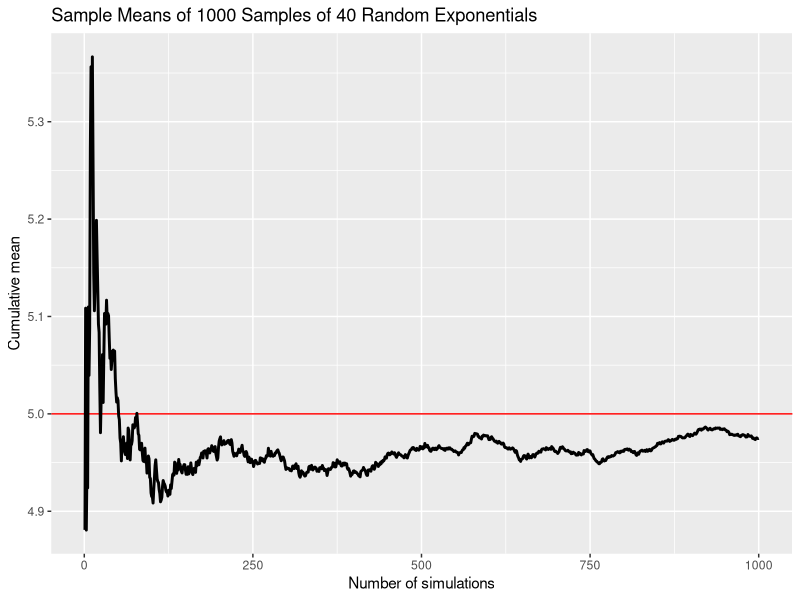
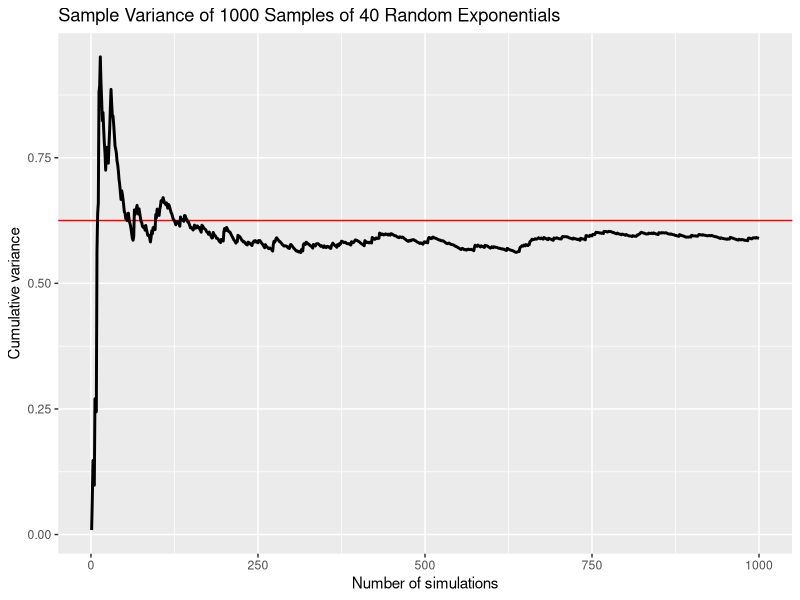
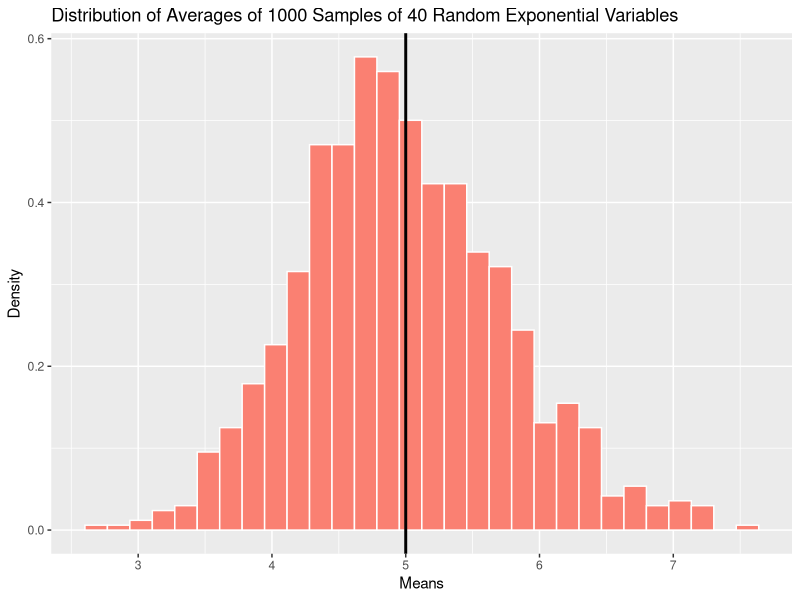

R code for these plots, in order:
## ---- chunk 1
knitr::opts_chunk$set(echo = TRUE)
## ---- chunk 2
set.seed(321)
n <- 40
lambda <- 0.2
numSimulations <- 1000
## ---- chunk 3
library(ggplot2)
## ---- chunk 4
r <- replicate(numSimulations, rexp(n, lambda))
dim(r)
class(r)
## ---- chunk 5
exp_means <- apply(r, 2, mean)
## ---- chunk 6
e_mean <- mean(exp_means)
e_mean
## ---- chunk 7
t_mean<- 1/lambda
t_mean
## ---- chunk 8
means <- cumsum(exp_means)/(1:numSimulations)
library(ggplot2)
g <- ggplot(data.frame(x = 1:numSimulations, y = means), aes(x = x, y = y))
g <- g + geom_hline(yintercept = t_mean, colour = 'red') + geom_line(size = 1)
g <- g + labs(x = "Number of simulations", y = "Cumulative mean")
g <- g + ggtitle('Sample Means of 1000 Samples of 40 Random Exponentials ')
g
## ---- chunk 9
e_var <- var(exp_means)
e_var
## ---- chunk 10
t_var <- (1/(lambda*sqrt(n)))^2
t_var
## ---- chunk 11
cumvar <- cumsum((exp_means - e_mean)^2)/(seq_along(exp_means - 1))
g <- ggplot(data.frame(x = 1:numSimulations, y = cumvar), aes(x = x, y = y))
g <- g + geom_hline(yintercept = t_var, colour = 'red') + geom_line(size = 1)
g <- g + labs(x = "Number of simulations", y = "Cumulative variance")
g <- g + ggtitle('Sample Variance of 1000 Samples of 40 Random Exponentials ')
g
## ---- chunk 12
g <- ggplot(data.frame(x = exp_means), aes(x = x))
g <- g + geom_histogram(aes(y = ..density..), colour = 'white', fill = 'salmon') 
g <- g + stat_function(fun = dnorm, colour = 'black', args = list(mean = t_mean, sd = sd))
g <- g + geom_vline(xintercept = t_mean, colour = 'black', size = 1)
g <- g + ggtitle('Distribution of Averages of 1000 Samples of 40 Random Exponential Variables') 
g <- g + xlab('Means')
g <- g + ylab('Density')
g
